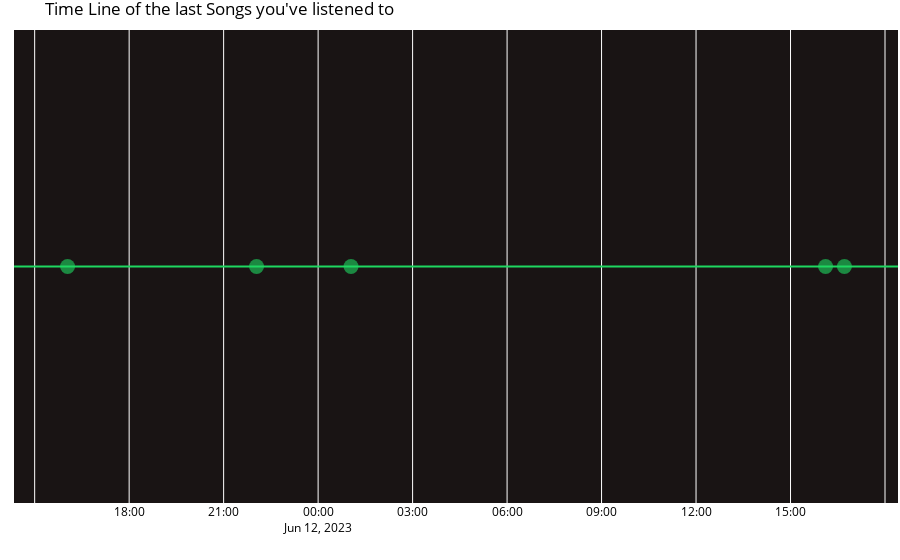

The notebook cell this image was saved under:
### Code cell
times = ["2023-06-12T16:06:43.007Z", "2023-06-12T16:42:41.080Z", "2023-06-11T16:02:41.080Z", "2023-06-11T22:02:41.080Z", "2023-06-12T01:02:41.080Z" ]
tracks = ["song - 12.6 um 16:06", "song - 12.6 um 16:02", "song - 11.6 um 16:02", "song - 11.6 um 22", "song - 12.6 um 01"]
timelineTracks(tracks, times)

### Figure 1 — Plotly figure (JSON) as saved in the notebook; plotly's stock layout.template omitted (floating-point values rounded to 4 significant figures)
{"data": [{"customdata": [["song - 12.6 um 16:06"], ["song - 12.6 um 16:02"], ["song - 11.6 um 16:02"], ["song - 11.6 um 22"], ["song - 12.6 um 01"]], "hoverlabel": {"bgcolor": "rgb(30, 215, 96)"}, "hovertemplate": "<b>%{text}</b><br><br>%{x}", "hovertext": ["song - 12.6 um 16:06", "song - 12.6 um 16:02", "song - 11.6 um 16:02", "song - 11.6 um 22", "song - 12.6 um 01"], "legendgroup": "", "marker": {"color": "rgb(30, 215, 96)", "opacity": 0.6, "size": 15, "symbol": "circle"}, "mode": "markers", "name": "", "orientation": "v", "showlegend": false, "text": ["song - 12.6 um 16:06", "song - 12.6 um 16:02", "song - 11.6 um 16:02", "song - 11.6 um 22", "song - 12.6 um 01"], "type": "scatter", "x": ["2023-06-12T16:06:43.007000+00:00", "2023-06-12T16:42:41.080000+00:00", "2023-06-11T16:02:41.080000+00:00", "2023-06-11T22:02:41.080000+00:00", "2023-06-12T01:02:41.080000+00:00"], "xaxis": "x", "y": [0, 0, 0, 0, 0], "yaxis": "y"}], "layout": {"hoverlabel": {"font": {"size": 13}}, "legend": {"tracegroupgap": 0}, "margin": {"b": 10, "l": 0, "r": 0, "t": 30}, "plot_bgcolor": "rgb(25, 20, 20)", "shapes": [{"line": {"color": "rgb(30, 215, 96)"}, "type": "line", "x0": 0, "x1": 1, "xref": "x domain", "y0": 0, "y1": 0, "yref": "y"}], "title": {"font": {"color": "black"}, "text": "Time Line of the last Songs you've listened to"}, "xaxis": {"anchor": "y", "domain": [0, 1], "tickfont": {"color": "black"}, "title": {"text": " "}}, "yaxis": {"anchor": "x", "domain": [0, 1], "title": {"text": "y"}, "visible": false}}}
